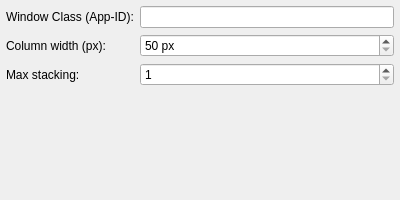
<?xml version="1.0" encoding="UTF-8"?>
<ui version="4.0">
 <class>MkFolderWidgetTilerConfig</class>
 <widget class="QWidget" name="MkFolderWidgetTilerConfig">
  <property name="geometry">
   <rect>
    <x>0</x>
    <y>0</y>
    <width>400</width>
    <height>200</height>
   </rect>
  </property>
  <property name="windowTitle">
   <string>mkFolderWidget Tiler</string>
  </property>
  <layout class="QFormLayout" name="formLayout">
   <property name="horizontalSpacing">
    <number>6</number>
   </property>
   <property name="verticalSpacing">
    <number>6</number>
   </property>
   <property name="leftMargin">
    <number>6</number>
   </property>
   <property name="topMargin">
    <number>6</number>
   </property>
   <property name="rightMargin">
    <number>6</number>
   </property>
   <property name="bottomMargin">
    <number>6</number>
   </property>
   <item row="0" column="0">
    <widget class="QLabel" name="labelWindowClass">
     <property name="text">
      <string>Window Class (App-ID):</string>
     </property>
    </widget>
   </item>
   <item row="0" column="1">
    <widget class="QLineEdit" name="kcfg_WindowClass">
     <property name="toolTip">
      <string>The WM_CLASS o App-ID of the windows that should be tiled.</string>
     </property>
    </widget>
   </item>
   <item row="1" column="0">
    <widget class="QLabel" name="labelColumnWidth">
     <property name="text">
      <string>Column width (px):</string>
     </property>
    </widget>
   </item>
   <item row="1" column="1">
    <widget class="QSpinBox" name="kcfg_ColumnWidth">
     <property name="suffix">
      <string> px</string>
     </property>
     <property name="minimum">
      <number>50</number>
     </property>
     <property name="maximum">
      <number>2000</number>
     </property>
    </widget>
   </item>
   <item row="2" column="0">
    <widget class="QLabel" name="labelMaxStack">
     <property name="text">
      <string>Max stacking:</string>
     </property>
    </widget>
   </item>
   <item row="2" column="1">
    <widget class="QSpinBox" name="kcfg_MaxStack">
     <property name="minimum">
      <number>1</number>
     </property>
     <property name="maximum">
      <number>20</number>
     </property>
    </widget>
   </item>
   <item row="3" column="0" colspan="2">
    <spacer name="verticalSpacer">
     <property name="orientation">
      <enum>Qt::Orientation::Vertical</enum>
     </property>
     <property name="sizeHint" stdset="0">
      <size>
       <width>20</width>
       <height>40</height>
      </size>
     </property>
    </spacer>
   </item>
  </layout>
 </widget>
 <resources/>
 <connections/>
</ui>
